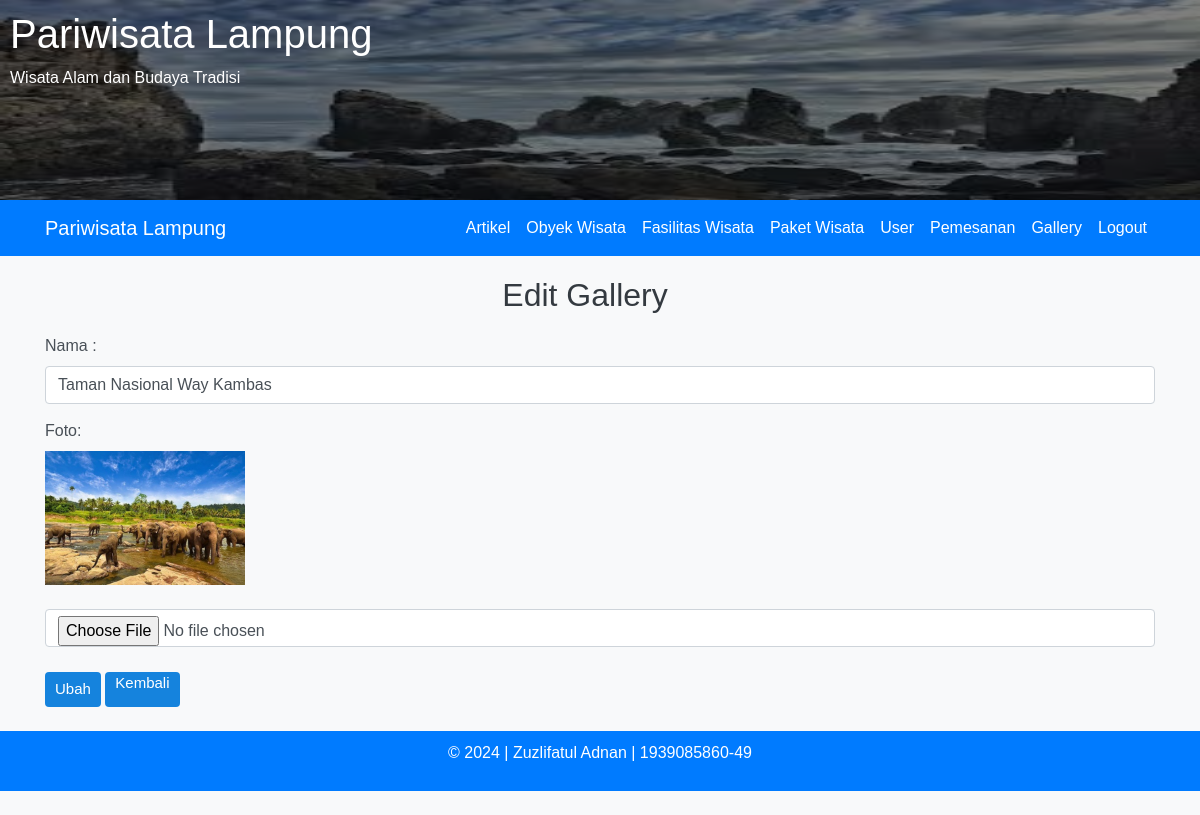
Page /admin/galleryEdit.php?id=5 (signed in) on the committed database.
### tables this page shows
CREATE TABLE `galeri` (
  `id` int(11) NOT NULL,
  `nama` varchar(255) NOT NULL,
  `foto` varchar(255) NOT NULL,
  `created_at` timestamp NULL DEFAULT NULL,
  `updated_at` timestamp NULL DEFAULT NULL
);

### admin/galleryEdit.php (the view, shortened to what this page needs)
<?php
include '../config/db.php';
if (isset($_GET['id'])) {
    $id = $_GET['id'];
    $sql = "SELECT * FROM galeri WHERE id = ?";
    $stmt = $conn->prepare($sql);
    $stmt->bind_param("i", $id);
    $stmt->execute();
    $result = $stmt->get_result();
    if ($result->num_rows > 0) {
        $row = $result->fetch_assoc();
    } else {
        echo "Artikel not found.";
        exit();
    }
} else {
    echo "Invalid request.";
    exit();
}
?>
<!DOCTYPE html>
<html lang="en">
<head>
    <link href="../assets/css/bootstrap.min.css" rel="stylesheet">
    <link rel="stylesheet" href="../assets/css/jquery.dataTables.min.css">
    <link href="../assets/css/styles.css" rel="stylesheet">
    <link href="../assets/css/styles2.css" rel="stylesheet">
</head>
<body>
    <?php
    include '../templates/header.php';
    ?>
    <?php
    include '../templates/adminNav.php';
    ?>
    <div class="container content">
        <div class="row justify-content-center">
            <h2 class="text-center">Edit Gallery</h2>
        </div>
        <form action="galleryEditProses.php" method="post" enctype="multipart/form-data">
            <div class="form-group">
                <label for="inputNama">Nama :</label>
                <input id="inputNama" class="form-control" type="text" name="nama" value="<?php echo $row['nama']; ?>"
                    required>
            </div>
            <div class="form-group">
                <label for="foto">Foto:</label><br>
                <img id="foto" src="<?php echo $row['foto']; ?>" alt="Foto"
                    style="max-width: 200px; max-height: 200px;"><br><br>
                <input id="foto" class="form-control" type="file" name="foto" />
            </div>
            <button type="submit" class="btn btn-outline-success">Ubah</button>
            <a href="gallery.php" class="btn btn-outline-warning">Kembali</a>
        </form>
         <br>
    </div>
    <?php
    include '../templates/footer.php';
    ?>
</body>
</html>

### assets/css/styles.css (style rules this page uses)
.content { margin-top: 20px; }
.btn { height: 35px; background: #1583dd; border: 0; border-radius: 5px; color: #fff; font-size: 15px; cursor: pointer; transition: all .3s; margin-top: 10px; padding: 0px 10px; }

### assets/css/styles2.css (style rules this page uses)
body { background-color: #f8f9fa; font-family: Arial, sans-serif; }
.row { width: 100%; }
h2 { margin-bottom: 20px; color: #343a40; text-align: center; }
.form-group { margin-bottom: 15px; }
label { color: #495057; }
.form-control { border-radius: 4px; border: 1px solid #ced4da; }
.btn { border-radius: 4px; }

### rows in the picture
galeri: nama "Taman Nasional Way Kambas", foto (picture)
